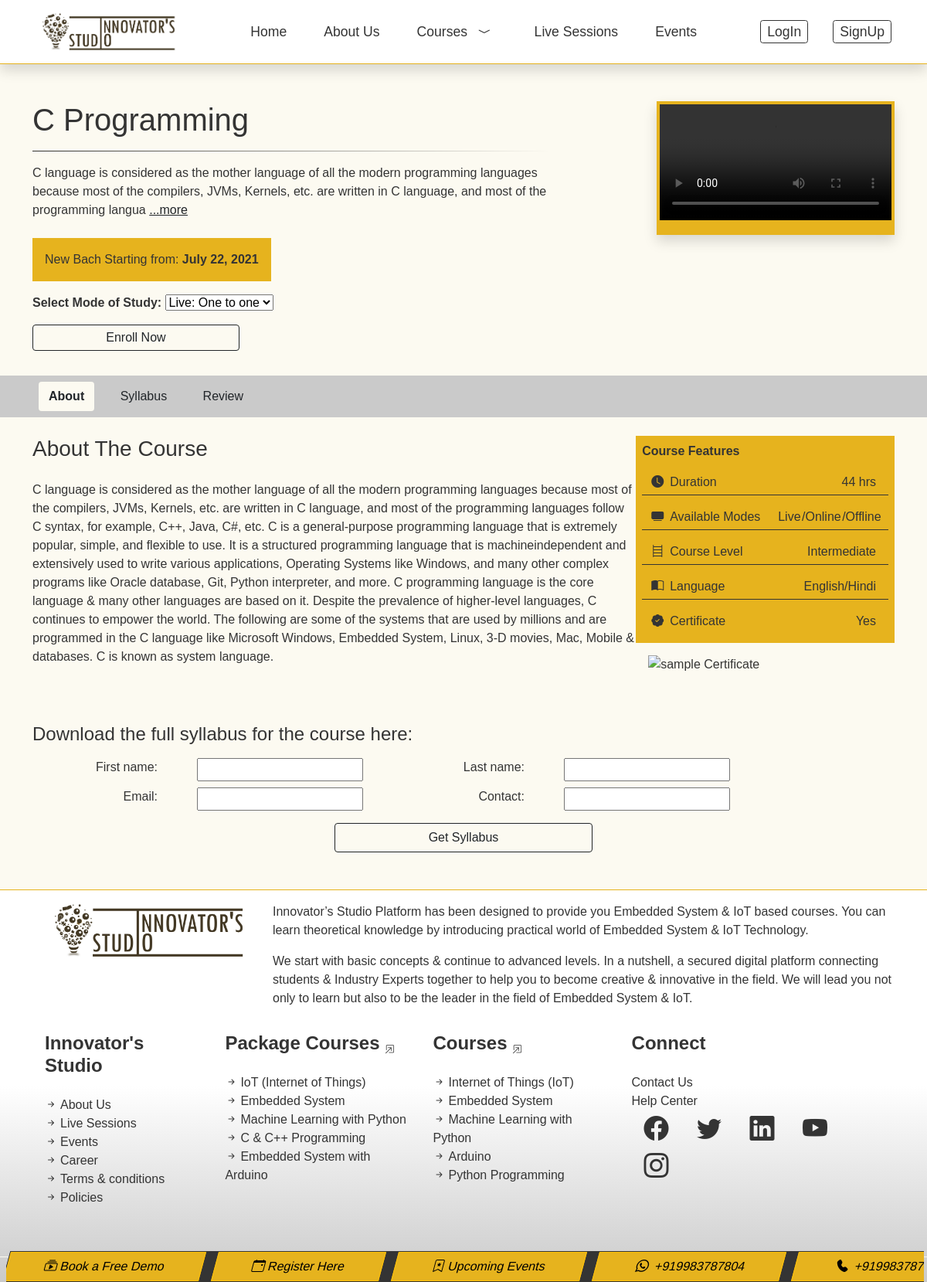
Screenshot of /course/14/C Programming/ with the database file from the repository.
### eduPlatform/models.py (models this page shows, shortened)
class MiniCourse(models.Model):
    title = models.CharField(max_length=150)
    description = models.CharField(max_length=1000)
    fee = models.FloatField()
    thumbnail = models.FileField(upload_to='course_thumbnail/')
    syllabus = models.FileField(upload_to='course_syllabus/')
    course_preview_video = models.FileField(upload_to='course_preview_videos/', null=True)
    date_added = models.DateTimeField(auto_now_add=True)
    live_one_to_one = models.BooleanField(default=False)
    self_paced = models.BooleanField(default=False)
    offline = models.BooleanField(default=False)
    next_batch_starting_date = models.DateField(null=True)
    high_price = models.FloatField(default=0)
    class_link = models.CharField(max_length=1000, null=True, blank=True)
    class Meta:
        ordering = ['-date_added']
    @property
    def all_topics(self):
        topics = self.topic_set.all()
        return topics
    @property
    def get_duration(self):
        topics = self.topic_set.all()
        duration = 0
        for topic in topics:
            duration += topic.duration_in_hours
        return duration

class Topic(models.Model):
    mini_course = models.ForeignKey(MiniCourse, on_delete=models.CASCADE)
    title = models.CharField(max_length=200)
    description = models.CharField(max_length=500)
    duration_in_hours = models.IntegerField()
    class_link = models.CharField(max_length=1000, null=True, blank=True)
    lecture_video = models.FileField(upload_to='courseTutorials/', null=True, blank=True)

### eduPlatform/views.py (the view, shortened to what this page needs)
# urls.py: path('course/<int:id>/<str:title>/', views.courseDetailView, name='courseDetails'),
def courseDetailView(request, id, title):
    rate_flag = False
    paidFlag=False
    rating=0
    given_review=""
    getsyllabusForm = SyllabusDownloadForm()
    course = models.MiniCourse.objects.get(id=id, title=title)
    allreviews = models.MiniCourseRating.objects.filter(mini_course = course)
    userCourses = []
    user = request.user
    context = {
                'course':course,
                'userCourses':userCourses,
                'getsyllabusForm':getsyllabusForm,
                'demoform':freeDemoForm,
                'paidFlag':paidFlag,
                'rating':rating,
                'rate_flag': rate_flag,
                'rangeRating':range(int(rating)),
                "given_review":given_review,
                "allreviews":allreviews,
            }
    return render(request, 'eduPlatform/courseDetail.html', context)

### eduPlatform/forms.py
class SyllabusDownloadForm(ModelForm):
    phone_no = forms.RegexField(regex='^([6-9]{1})\d{9}')
    class Meta:
        model = SyllabusDownloadData
        fields = "__all__"

### eduPlatform/templates/eduPlatform/courseDetail.html (shortened to what this page needs)
{% extends 'eduPlatform/base.html' %}
{% load static %}
{% block links %}
<link rel="stylesheet" href="{% static 'eduPlatform/css/courseDetail.css' %}">
{% endblock %}
{% block body %}
<section class="my-5 ">
    <div class="d-lg-flex flex-row-reverse justify-content-between container">
        <div class="courseFeaturesDiv shadow mb-3 pb-2">
            <video controls class="coursepreviewVideo p-1">
                <source src="/media/{{course.course_preview_video}}" type="video/mp4">
            </video>
        </div>
        <div class="courseDescriptionDiv me-lg-5">
            <h1 class="d-none d-lg-block">{{course.title}}</h1>
            <hr class="headingUndelineStyle2 d-none d-lg-block">
            <p>{{course.description|slice:"0:200"}} <a href="#aboutDiv" class="text-dark">...more</a></p>
            <p class="nextBatchdate p-3 mt-4">New Bach Starting from: <strong>{{course.next_batch_starting_date}}
                </strong>
            </p>
            <div class="my-3">
                {% if user.is_authenticated %}
                {% if course in userCourses %}
                {% if paidFlag %}
                {% if course.class_link %}
                <a href="{{course.class_link}}" class="btn btn-danger py-2 px-3 rounded mx-5">Join Class</a>
                {% else %}
                Please wait while we update class Link
                {% endif %}
                {% else %}
                <p>You haven't paid for this course. Kindly pay to get started with this course.</p>
                <div>
                    <form action="">
                        <button
                            class="btn btn-outline-dark StartLearningBtn px-0 py-1 mb-3 rounded text-center disabled"
                            name="courseEnrollBtn" value="{{course.id}}, {{course.title}}">Start Learning</button>
                    </form>
                </div>
                {% endif %}
                {% else %}
                <form action="{% url 'registeration'%}">
                    <div>
                        <strong>Select Mode of Study:</strong>
                        <select name="courseMode" id="courseMode" class="my-2">
                            {% if course.live_one_to_one %}
                            <option value="liveO2O">Live: One to one</option>
                            {% endif %}
                            {% if course.self_paced %}
                            <option value="selfPaced">Self Paced</option>
                            {% endif %}
                            {% if course.offline %}
                            <option value="offline">Offline</option>
                            {% endif %}
                        </select>
                    </div>
                    <button class="btn btn-outline-dark EnrollNowBtn px-0 py-1 rounded text-center my-3"
                        name="courseEnrollBtn" value="{{course.id}}, {{course.title}}">Enroll Now</button>
                </form>
                {% endif %}
                {% else %}
                <form action="{% url 'registeration'%}">
                    <div>
                        <strong>Select Mode of Study:</strong>
                        <select name="courseMode" id="courseMode">
                            {% if course.live_one_to_one %}
                            <option value="liveO2O">Live: One to one</option>
                            {% endif %}
                        </select>
                    </div>
                    <button class="btn btn-outline-dark EnrollNowBtn px-0 py-1 rounded text-center my-3"
                        name="courseEnrollBtn" value="{{course.id}}, {{course.title}}">Enroll Now</button>
                </form>
                {% endif %}
            </div>
        </div>
    </div>
    <div class="menuLinks p-2">
        <div class="container">
            <button class="btn mx-2 menubtns activeMenu" targetDiv="aboutDiv">About</button>
            <button class="btn mx-2 menubtns" targetDiv="syllabusDiv">Syllabus</button>
            <button class="btn mx-2 menubtns" targetDiv="reviewDiv">Review</button>
        </div>
    </div>
    <div class="d-lg-flex justify-content-between my-4 container">
        <div id="aboutDiv" class="content-div">
            <h3 class="mb-4">About The Course</h3>
            <p>{{course.description}}</p>
        </div>
        <div class="certificateDivFeature">
            <div class="featureDiv p-2">
                <strong>Course Features</strong>
                <ul class="p-0 featureList my-1">
                    <li class="d-flex justify-content-between pe-2 my-3">
                        <p class="mb-1 px-1">
                            <i class="bi bi-clock-fill px-2"></i>Duration
                        </p>
                        <p class="mb-1 px-2">{{course.get_duration}} hrs</p>
                    </li>
                    <li class="d-flex justify-content-between pe-2 my-3">
                        <p class="mb-1 px-1">
                            <i class="bi bi-tv-fill px-2"></i>Available Modes
                        </p>
                        <p class="mb-1 px-2 d-flex">{% if course.live_one_to_one %}
                        <div>Live</div>{% endif %}
                        {% if course.self_paced %}
                        <div>/Online </div>{% endif %}
                        {% if course.offline %}
                        <div>/Offline</div>{% endif %}</p>
                    </li>
                    <li class="d-flex justify-content-between pe-2 my-3">
                        <p class="mb-1 px-1">
                            <i class="bi bi-bookshelf px-2"></i>Course Level
                        </p>
                        <p class="mb-1 px-2">Intermediate</p>
                    </li>
                    <li class="d-flex justify-content-between pe-2 my-3">
                        <p class="mb-1 px-1">
                            <i class="bi bi-book-half px-2"></i>Language
                        </p>
                        <p class="mb-1 px-2">English/Hindi</p>
                    </li>
                    <li class="d-flex justify-content-between pe-2 mt-3">
                        <p class="mb-1 px-1">
                            <i class="bi bi-patch-check-fill px-2"></i>Certificate
                        </p>
                        <p class="mb-1 px-2">Yes</p>
                    </li>
                </ul>
            </div>
            <img src="{% static 'eduPlatform/images/sampleCertificate.png' %}" class="m-3" alt="sample Certificate">
        </div>
    </div>
</section>
<section class="container my-5">
    <div class="my-5">
        <h4>Download the full syllabus for the course here:</h4>
        <form action="" method="POST" class="my-3 text-center">
            <div class="my-2 row">
                <div class="col-lg-2 text-lg-end">
                    <label for="id_first_name" class="mx-1">{{getsyllabusForm.first_name.label}}:</label>
                </div>
                <span class="col-lg-3">{{getsyllabusForm.first_name}}</span>
                <div class="col-lg-2 text-lg-end">
                    <label for="id_last_name" class="mx-1">{{getsyllabusForm.last_name.label}}:</label>
                </div>
                <span class="col-lg-3">{{getsyllabusForm.last_name}}</span>
            </div>
            <div class="my-2 row">
                <div class="col-lg-2 text-lg-end">
                    <label for="id_email" class="mx-1">{{getsyllabusForm.email.label}}:</label>
                </div>
                <span class="col-lg-3">{{getsyllabusForm.email}}</span>
                <div class="col-lg-2 text-lg-end">
                    <label for="id_phone_no" class="mx-1">Contact:</label>
                </div>
                <span class="col-lg-3">{{getsyllabusForm.phone_no}}</span>
            </div>
            <div class="text-lg-center my-3">
                <button class="btn btn-outline-dark getsyllabusBtn" name="getSyllabus">Get Syllabus</button>
            </div>
        </form>
    </div>
</section>
{% endblock %}

### eduPlatform/static/eduPlatform/css/base.css (style rules this page uses)
* { margin: 0; }
body { background-color: #fcfaf1; color: #343434; font-family: sans-serif; }
.headingUndelineStyle2 { background: #343434; background: -webkit-linear-gradient( to right, #343434, #fcfaf1 ); background: linear-gradient( to right, #343434, #fcfaf1 ); }

### eduPlatform/static/eduPlatform/css/navbar.css (style rules this page uses)
hr { opacity: 1; color: #fcfaf1; }

### eduPlatform/static/eduPlatform/css/courseDetail.css (style rules this page uses)
.courseFeaturesDiv { max-width: 40%; height: 100%; background-color: #e6b31e; }
.nextBatchdate { background-color: #e6b31e; width: fit-content; }
.courseDescriptionDiv { max-width: 60%; }
.courseDescriptionDiv .EnrollNowBtn, .courseDescriptionDiv .StartLearningBtn { width: 40%; }
.coursepreviewVideo { width: 100%; }
.menuLinks { background-color: #cacaca; color: #343434; }
.activeMenu { font-weight: bolder; background-color: #fcfaf1; }
.featureDiv { width: 100%; background-color: #e6b31e; }
.featureList { list-style: none; }
.featureList li { border-bottom: 1px solid #343434; }
.featureList li:nth-last-child(1) { border-bottom: none; }
.certificateDivFeature { width: 30%; }
.certificateDivFeature img { width: 90%; }
.content-div { width: 70%; }
.getsyllabusBtn { width: 30%; }

### rows the page displays
MiniCourse: title "C Programming", description "C language is considered as the mother language of all the modern programming languages because most of the compilers, JVMs, Kernels, etc. are written in C language, and most of the programming langua", next_batch_starting_date "July 22, 2021", courseMode "Live: One to one", description "C language is considered as the mother language of all the modern programming languages because most of the compilers, JVMs, Kernels, etc. are written in C language, and most of the programming languages follow C syntax, for example, C++, Java, C#, etc. C is a general-purpose programming language that is extremely popular, simple, and flexible to use. It is a structured programming language that is machineindependent and extensively used to write various applications, Operating Systems like Windows, and many other complex programs like Oracle database, Git, Python interpreter, and more. C programming language is the core language & many other languages are based on it. Despite the…", get_duration "44"

### other values shown
{{ getsyllabusForm.first_name.label }} "First name"
{{ getsyllabusForm.last_name.label }} "Last name"
{{ getsyllabusForm.email.label }} "Email"
